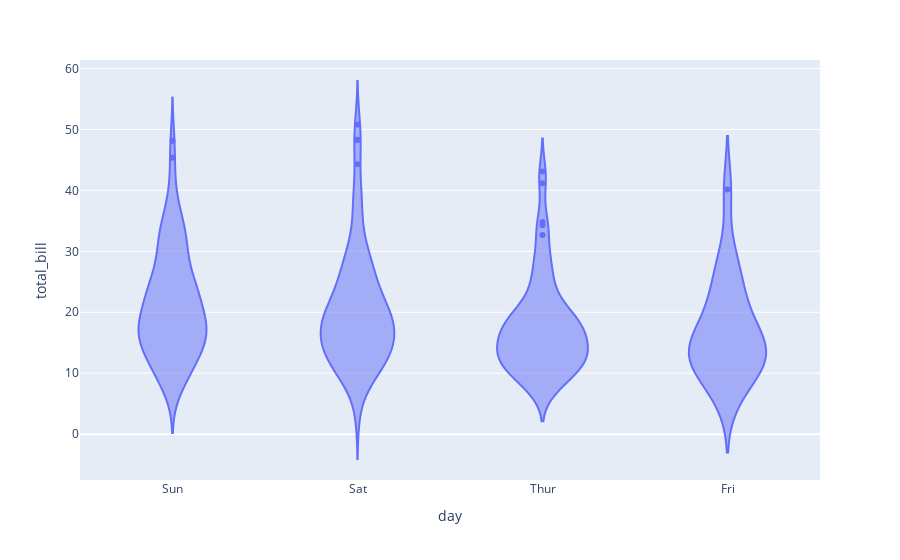

Source (notebook cell):
### Code cell
import plotly.express as px
import seaborn as sns
df = sns.load_dataset("tips")
fig = px.violin(df, x="day", y="total_bill")
fig.show()

### Figure 1 — Plotly figure (JSON) as saved in the notebook; plotly's stock layout.template omitted (floating-point values rounded to 4 significant figures; data arrays with more than 128 entries replaced by an {"elided": "..."} marker saying what was removed)
{"data": [{"alignmentgroup": "True", "box": {"visible": false}, "hovertemplate": "day=%{x}<br>total_bill=%{y}<extra></extra>", "legendgroup": "", "marker": {"color": "#636efa"}, "name": "", "offsetgroup": "", "orientation": "v", "scalegroup": "True", "showlegend": false, "type": "violin", "x": {"elided": "244 str values"}, "x0": " ", "xaxis": "x", "y": {"elided": "244 float values"}, "y0": " ", "yaxis": "y"}], "layout": {"autosize": true, "legend": {"tracegroupgap": 0}, "margin": {"t": 60}, "violinmode": "group", "xaxis": {"anchor": "y", "autorange": true, "domain": [0, 1], "range": [-0.5, 3.5], "title": {"text": "day"}, "type": "category"}, "yaxis": {"anchor": "x", "autorange": true, "domain": [0, 1], "range": [-7.521, 61.4], "title": {"text": "total_bill"}, "type": "linear"}}}
